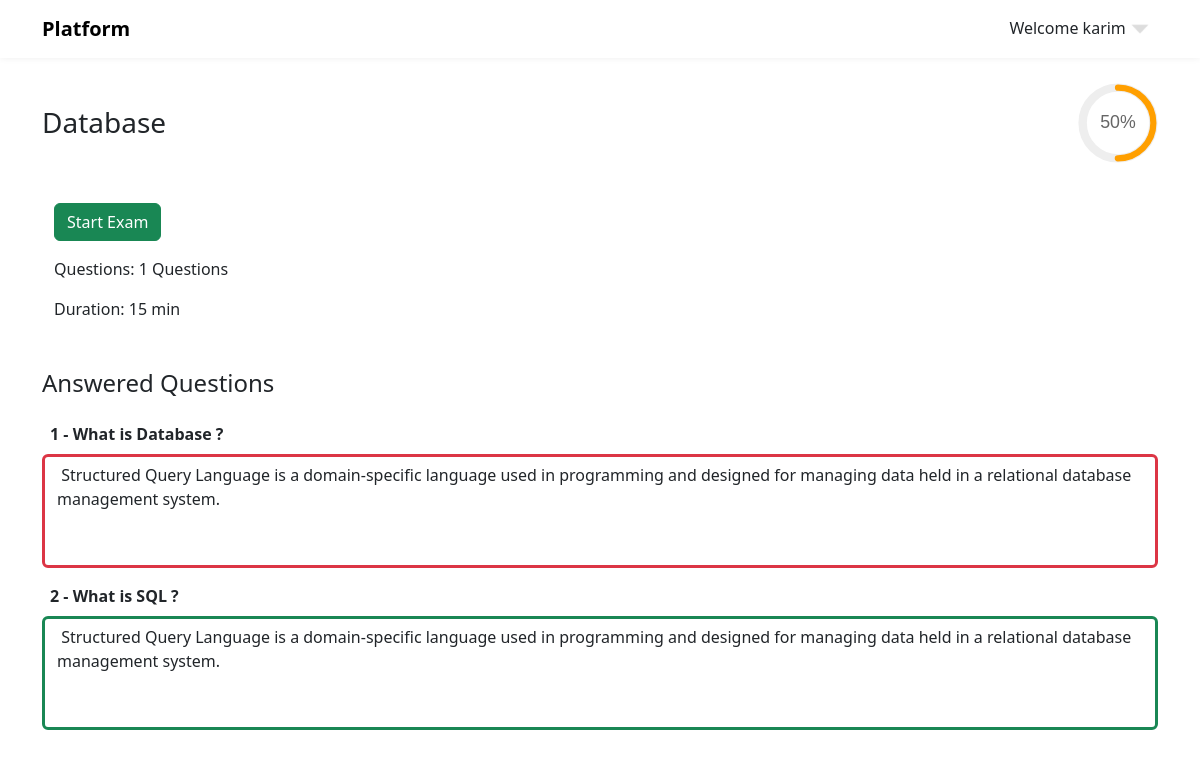
/course/1 (signed in), run on the app's committed database.
### app.py (models this page shows)
class Course(db.Model):
    id = db.Column(db.Integer, primary_key=True, autoincrement=True)
    name = db.Column(db.String(255), unique=True, nullable=False)
    doctor_id = db.Column(db.Integer, db.ForeignKey('doctor.id'))
    questions = db.relationship('Questions', backref='courses', lazy=True)
    scores = db.relationship('Score', backref='courses', lazy=True)

class Score(db.Model):
    sore = db.Column(db.Integer, nullable=False)
    student_id = db.Column(db.Integer, db.ForeignKey('student.id'), primary_key=True,nullable=False)
    course_id = db.Column(db.Integer, db.ForeignKey('course.id'),primary_key=True, nullable=False )

class Questions(db.Model):
    id = db.Column(db.Integer, primary_key=True, autoincrement=True)
    question = db.Column(db.String(255), nullable=False)
    answer = db.Column(db.String(255), nullable=False)
    course_id = db.Column(db.Integer, db.ForeignKey('course.id'), nullable=False)
    answer_id = db.relationship('StudentAnswers', backref='questions', lazy=True)

class StudentAnswers(db.Model):
    id = db.Column(db.Integer, primary_key=True, autoincrement=True)
    answer_text = db.Column(db.String(255), nullable=False)
    question_id = db.Column(db.Integer, db.ForeignKey('questions.id'), nullable=False )
    student_id = db.Column(db.Integer, db.ForeignKey('student.id'),nullable=False)
    result = db.Column(db.String(6), nullable=False)

### app.py (the view)
@myapp.route('/course/<int:course_id>', methods=['GET','POST'])
def course_details(course_id):
    unanswered_questions.clear()
    answered_questions = []
    answers = []
    combined_data = None
    course = Course.query.get(course_id)
    if course:
        questions = Questions.query.filter(Questions.course_id==course.id)
        for question in questions:
            existing_answer = StudentAnswers.query.filter( StudentAnswers.question_id==question.id, StudentAnswers.student_id == session['user_id'] ).first()
            if existing_answer is None:
                unanswered_questions.append(question)
            else:
                answers.append(existing_answer)
                answered_questions.append(question)
    if answers and answered_questions:
        combined_data = zip(answered_questions, answers)
    with myapp.app_context():
        stu_score = Score.query.filter_by( student_id = session['user_id'] , course_id = course_id ).first()
    if course:
        return render_template('student/course-details.html',course=course , unanswered_questions = unanswered_questions , combined_data = combined_data , score = stu_score)
    else:
        return ('Error 404 Course Not Found')

### templates/student/course-details.html (shortened to what this page needs)
{% extends 'base.html' %}
{% block link %}
<link rel="stylesheet" href="{{ url_for('static' , filename='css/student.css') }}">
{% endblock %}
{% block body %}
    {% if course %}
    <div class="container">
        <div class="d-flex justify-content-between align-items-center">
            <h3 class="mt-5 mb-5">{{course.name}}</h3>
            {% if score %}
                <div class="single-chart">
                    <svg viewBox="0 0 36 36" class="circular-chart orange">
                        <path class="circle-bg" d="M18 2.0845
                                                                                  a 15.9155 15.9155 0 0 1 0 31.831
                                                                                  a 15.9155 15.9155 0 0 1 0 -31.831" />
                        <path class="circle" stroke-dasharray="{{score.sore}}, 100" d="M18 2.0845
                                                                                  a 15.9155 15.9155 0 0 1 0 31.831
                                                                                  a 15.9155 15.9155 0 0 1 0 -31.831" />
                        <text x="18" y="20.35" class="percentage">{{score.sore}}%</text>
                    </svg>
                </div>
            {% endif %}
        </div>
        {% if unanswered_questions %}
        <div class="container mt-3 mb-5">
            <a href="{{url_for('exam' , course_id = course.id )}}" class="btn btn-success"> Start Exam </a>
            <div class="mt-3">
                <p>Questions: {{ unanswered_questions|length }} Questions</p>
                <p>Duration: 15 min</p>
            </div>
        </div>
        {% endif %}
        {% if combined_data %}
        <h4 class="mb-4 ans-click">
            Answered Questions
        </h4>
        <div class="answered">
                {% for question,answer in combined_data %}
                <label for="question_{{loop.index}}" class="mb-2 ps-2" for=""> <strong> {{loop.index}} - {{question.question}}</strong>
                </label>
                <textarea class="form-control mb-3 {{answer.result}}" name="question_{{loop.index}}" id="question_{{loop.index}}" cols="30" rows="4"
                    placeholder="Enter Answer" readonly> {{answer.answer_text }} </textarea>
                {% endfor %}
        </div>
        {% endif %}
    </div>
    {% endif %}
{% endblock %}

### static/css/layout.css (style rules this page uses)
* { box-sizing: border-box; }
:root { --white-color: #FFFFFF; --primary-color: #f44749; --secondary-color: #f3af24; --section-bg-color: #F9F9F9; --dark-color: #000000; --title-color: #565758; --news-title-color: #292828; --p-color: #717275; --border-color: #eaeaea; --body-font-family: 'Montserrat', sans-serif; }
body { background: var(--white-color); font-family: var(--body-font-family); position: relative; }

### static/css/student.css (style rules this page uses)
textarea { resize: none; }
textarea.true { border: 3px solid rgb(25,135,84); }
textarea.false { border: 3px solid rgb(220,53,69); }
.single-chart { width: 80px; }
.circular-chart { display: block; margin: 10px auto; max-width: 100%; max-height: 250px; }
.percentage { fill: #666; font-family: sans-serif; font-size: 0.5em; text-anchor: middle; }

### data on the page
Course: name "Database"
Score: sore "50"
Questions: question "What is Database ?", result "Structured Query Language is a domain-specific language used in programming and designed for managing data held in a relational database management system."
Questions: question "What is SQL ?", result "Structured Query Language is a domain-specific language used in programming and designed for managing data held in a relational database management system."

### other printed values
{{ session['user_name'] }} "karim"
{{ unanswered_questions|length }} "1"
